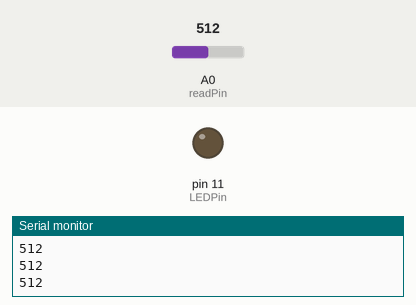
Recording of a sketch running on a simulated Arduino Uno, built with avr-gcc and run on an emulated ATmega328P. Parts: output pins drawn as LEDs (lit = HIGH), the last lines printed to the serial monitor. The inputs (shaded band) are chosen by the test bench; at power-on: A0 (readPin) = 512.

Above: at 1.2 s.
1.3 s: A0 (readPin) set to 716
At 2.0 s:
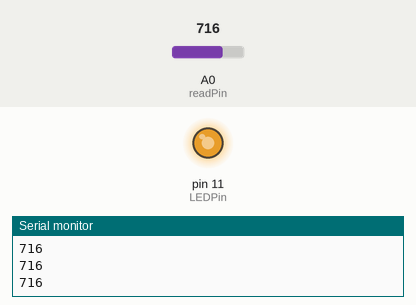
2.8 s: A0 (readPin) set to 752
At 3.2 s:
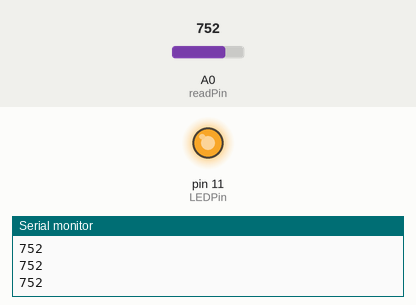
4.3 s: A0 (readPin) set to 768
At 5.5 s:
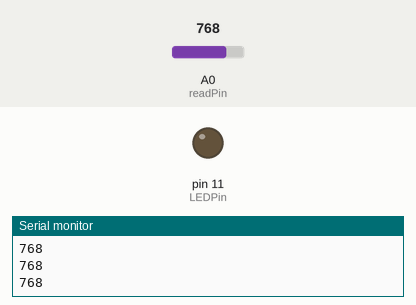
5.8 s: A0 (readPin) set to 900
At 6.8 s:
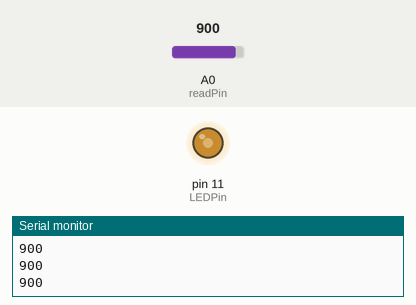
7.3 s: A0 (readPin) set to 306
At 7.8 s:
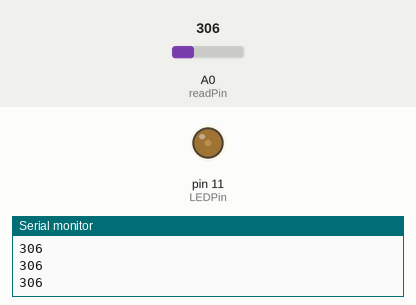
8.8 s: A0 (readPin) set to 0
At 10.2 s:
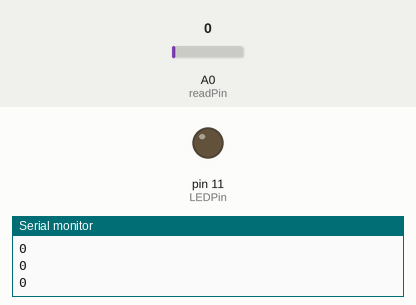
Timing chart, 0 to 11.3 s (numbered marks = the images above; inputs shaded):
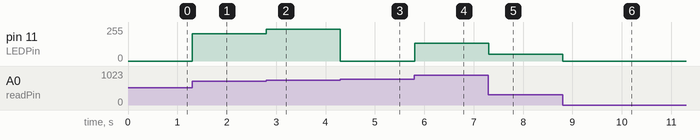

The sketch:

potentiometer.ino
```cpp
int readPin = A0; // Connects to analog input pin 0
int	readVal; // stores potentiometer input

int LEDPin = 11; // must be PWM
int LEDval; //brightness of LED
void setup(){
  pinMode(readPin, INPUT); //optional
  pinMode(LEDPin, OUTPUT);
  Serial.begin(9600);
}

void loop(){
  readVal = analogRead(readPin);
  LEDval = map(readVal, 0, 1023, 0, 255);
  analogWrite(LEDPin, readVal);

  Serial.println(readVal);
}
```

Measured:
- the behaviour switches between 767 and 768 on A0 (readPin) (found by bisection; images 2 and 3)
- after the input at 1.3 s, pin 11 (LEDPin): 0/255 → 204/255 at once
- after the input at 2.8 s, pin 11 (LEDPin): 204/255 → 240/255 at once
- after the input at 4.3 s, pin 11 (LEDPin): 240/255 → 0/255 at once
- after the input at 5.8 s, pin 11 (LEDPin): 0/255 → 132/255 at once
- after the input at 7.3 s, pin 11 (LEDPin): 132/255 → 50/255 at once
- after the input at 8.8 s, pin 11 (LEDPin): 50/255 → 0/255 at once
